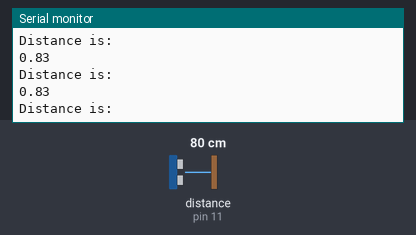
Bench run of a sketch on a simulated Arduino Uno, built with avr-gcc and run on an emulated ATmega328P. Shown: the last lines printed to the serial monitor. Wiring (inferred from the names in the program): ultrasonic range finder: trigger pin 13; echo pin 11. The test bench sets the inputs (shaded band); at power-on: distance to the obstacle (sensor on pin 11) 80 cm. The echo pulse lasts 58.3 µs per cm.

Above: at 1.2 s.
1.3 s: distance to the obstacle (sensor on pin 11) set to 2 cm
At 2.4 s:
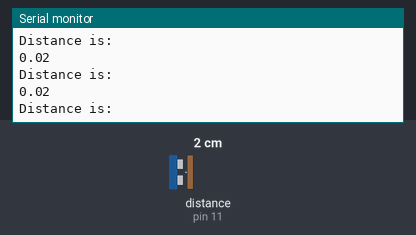
4.3 s: distance to the obstacle (sensor on pin 11) set to 4 cm
At 4.9 s:
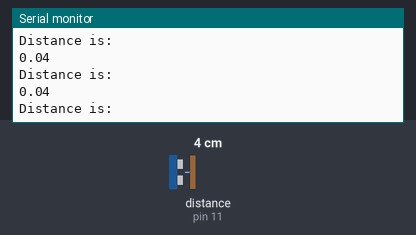
Timing chart, 0 to 7.3 s (numbered marks = the images above; inputs shaded):
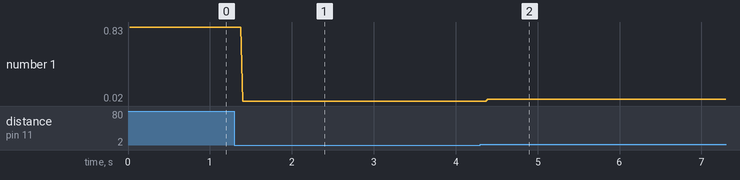

Measured:
- after the input at 1.3 s, the serial monitor: prints a new line after 0.10 s (image 1)
- after the input at 4.3 s, the serial monitor: prints a new line after 0.09 s (image 2)
- plotted number 1: 0.83 → 0.02 after the input at 1.3 s, 0.02 → 0.04 after the input at 4.3 s

The sketch:

ultrasonic_sensor_example.ino
```cpp
int trigPin = 13; // 'trig' pin defintion
int echoPin = 11; // 'echo' pin definition
double pingTime; // variable to hold
double DIST_SCALE = 1.085767; // **MODIFY TO YOUR OWN**
double SPEED_OF_SOUND = 331.0; // Approx. speed of sound
double convert = 1000000.0; // factor to scale pingTime

void setup() {
  Serial.begin(9600); // Start serial for serial monitor
  pinMode(trigPin, OUTPUT); // Set pin modes
  pinMode(echoPin, INPUT);
}

void loop() {
  digitalWrite(trigPin, LOW); // Set pin to low before pulse
  delayMicroseconds(2000);
  digitalWrite(trigPin, HIGH); // Send ping
  delayMicroseconds(10);
  digitalWrite(trigPin, LOW); // Set pin to low again

  pingTime = pulseIn(echoPin, HIGH); // Receive the echo from the pulse
  double dist = DIST_SCALE*0.5*(SPEED_OF_SOUND*(pingTime/convert)); // Convert to distance

  Serial.println("Distance is: "); // Show distance in serial monitor
  Serial.println(dist);

  // NEXT STEPS:
  // 1. How can this be used to avoid obstacles autonomously?
  // 2. At what threshold should we stop?
  // 3. What protocol do we take to avoid collision?

}
```
